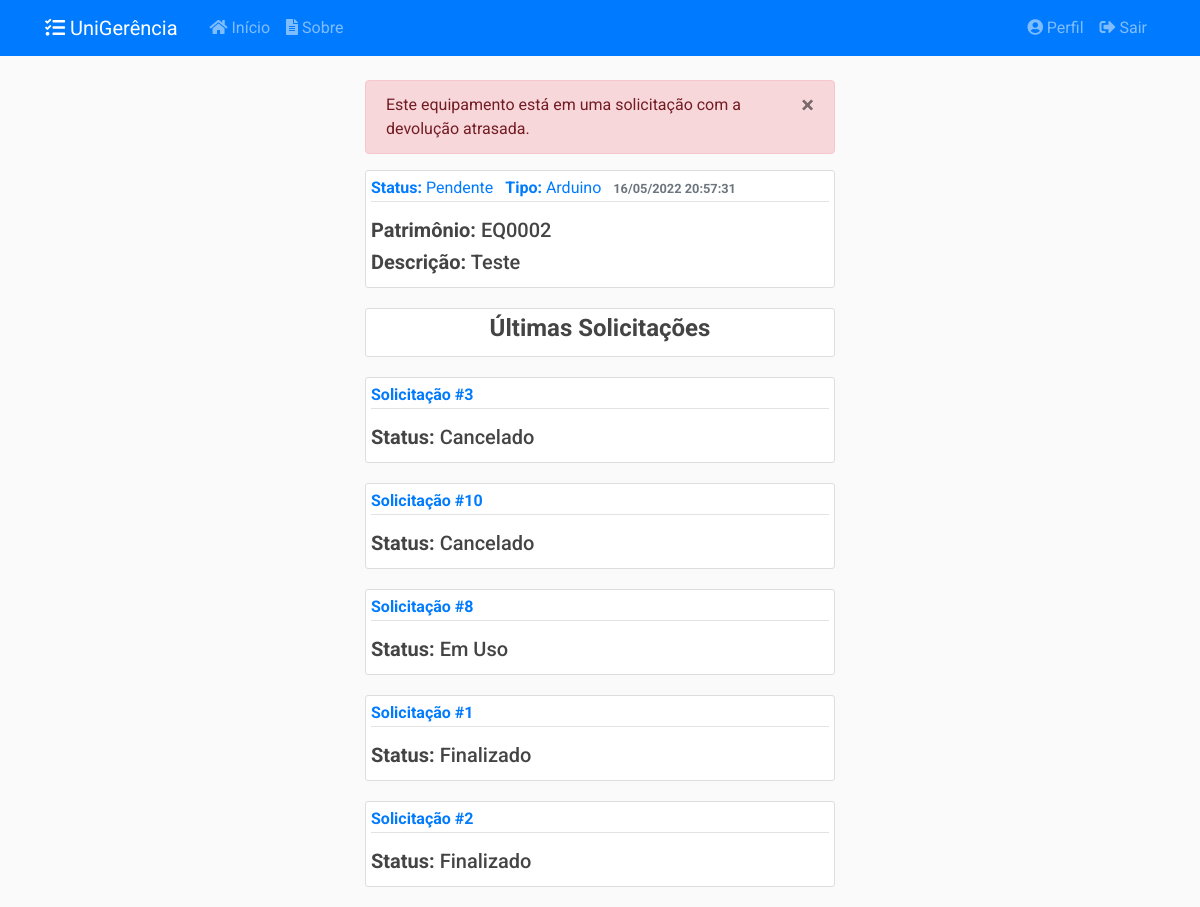
Page /equipamentos/2 (signed in) on the earlier database version.
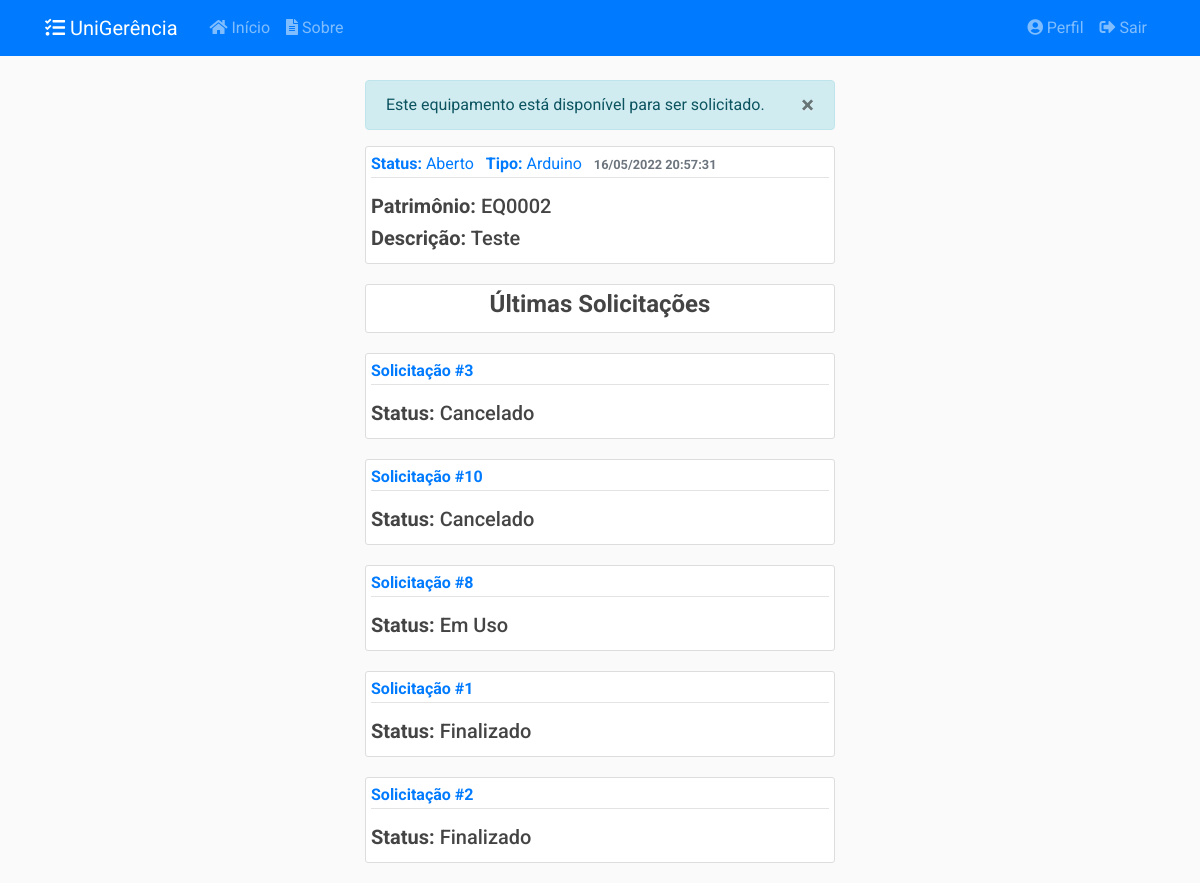
Same page on the later database version.
### app/models/equipamentos.py (models this page shows, shortened)
class Equipamento(db.Model):
    __tablename__ = 'equipamentos'
    __table_args__ = {'extend_existing': True}
    id = db.Column(db.Integer, primary_key=True)
    patrimonio = db.Column(db.String(20), unique=True, nullable=False)
    descricao = db.Column(db.String(50), nullable=False)
    data_cadastro = db.Column(db.DateTime, nullable=False,
                              default=datetime.now().astimezone(fuso_horario))
    data_atualizacao = db.Column(db.DateTime, nullable=True)
    status = db.Column(db.Enum(Status), default=Status.ABERTO.name)
    motivo_indisponibilidade = db.Column(db.Text, nullable=True)
    ativo = db.Column(db.Boolean, nullable=False, default=True)
    tipo_eqp_id = db.Column(db.Integer, db.ForeignKey('tipos_equipamento.id'),
                            nullable=False)
    tipo_eqp = db.relationship('TipoEquipamento', back_populates='equipamentos')
    solicitacoes = db.relationship('SolicitacaoEquipamento', secondary=solicitacao_e,
                                   back_populates='equipamentos')
    relatorios = db.relationship('RelatorioEquipamento', back_populates='equipamento')
    def recupera_id(eqp_id):
        return Equipamento.query.filter_by(id=eqp_id).filter_by(ativo=True).first_or_404()
    def __repr__(self):
        return f"{self.patrimonio} - {self.descricao}"

### app/controllers/equipamentos.py (the view)
@equipamentos.route("/<int:eqp_id>")
@login_required
@admin_required
def equipamento(eqp_id):
    equipamento = Equipamento.recupera_id(eqp_id)
    solicitacoes = Solicitacao.recupera_ultimas_eqp(equipamento, 5)
    return render_template('equipamentos/equipamento.html',
                           title=equipamento, equipamento=equipamento,
                           solicitacoes=solicitacoes)

### app/models/solicitacoes.py (called while the page is built)
    def recupera_ultimas_eqp(equipamento, limite):
        return Solicitacao.query.filter(
            SolicitacaoEquipamento.equipamentos.contains(equipamento)).filter_by(
            ativo=True).order_by(SolicitacaoEquipamento.id.desc()).limit(limite)

### app/models/usuarios.py (called while the page is built)
@login_manager.user_loader
def load_user(user_id):
    return Usuario.query.get(int(user_id))

def admin_required(f):
    @wraps(f)
    def wrap(*args, **kwargs):
        if Usuario.verifica_admin(current_user):
            return f(*args, **kwargs)
        else:
            flash('Você não tem autorização para acessar esta página.', 'danger')
        return redirect(url_for('principal.inicio'))
    return wrap

    @staticmethod
    def verifica_admin(self):
        if self.tipo.name == 'ADMIN':
            return True
        else:
            return False

### app/templates/equipamentos/equipamento.html (shortened to what this page needs)
{% extends "layout.html" %}
{% block conteudo %}
{% if equipamento.status.name != 'PENDENTE' %}
<div class="alert alert-info" role="alert" id="alert-message">
    <button type="button" class="close" data-dismiss="alert">
    <span>&times;</span>
    </button>
    {% if equipamento.status.name == 'ABERTO' %}
    Este equipamento está disponível para ser solicitado.
    {% elif equipamento.status.name == 'EMUSO' %}
    Este equipamento está em uso.
    {% elif equipamento.status.name == 'DESABILITADO' or equipamento.status.name == 'EMMANUTENCAO' %}
    Este equipamento está indisponível para ser solicitado.
    {% endif %}
</div>
{% else %}
<div class="alert alert-danger" role="alert" id="alert-message">
    <button type="button" class="close" data-dismiss="alert">
    <span>&times;</span>
    </button>
    Este equipamento está em uma solicitação com a devolução atrasada.
</div>
{% endif %}
<article class="media content-section">
    <div class="media-body">
        <div class="article-metadata mb-3">
            <a class="mr-2" href="#"><strong>Status:</strong> {{ equipamento.status.value }}</a>
            <a class="mr-2" href="#"><strong>Tipo:</strong> {{ equipamento.tipo_eqp.nome }}</a>
            <small class="text-muted"><strong>{{ equipamento.data_cadastro.strftime('%d/%m/%Y %H:%M:%S') }}</strong></small>
        </div>
        <h5 class="article-title"><strong>Patrimônio:</strong> {{ equipamento.patrimonio }}</h5>
        <h5 class="article-content"><strong>Descrição:</strong> {{ equipamento.descricao }}</h5>
    </div>
</article>
<article class="media content-section">
    <div class="media-body">
        <h4 class="article-content text-center"><strong>Últimas Solicitações</strong></h4>
    </div>
</article>
{% for solicitacao in solicitacoes %}
<article class="media content-section">
    <div class="media-body">
        <div class="article-metadata mb-3">
            <a class="mr-2" href="{{ url_for('solicitacoes.solicitacao', solicitacao_id=solicitacao.id )}}"><strong>Solicitação #{{ solicitacao.id }}</strong></a>
        </div>
        <h5 class="article-content"><strong>Status:</strong> {{ solicitacao.status.value }}</h5>
    </div>
</article>
{% endfor %}
{% endblock conteudo %}

Differences in the rows shown:
changed Equipamento "EQ0002": status "PENDENTE" → "ABERTO" (drawn); status.value "Pendente" → "Aberto"
Other differences:
text no longer shown: "Este equipamento está em uma solicitação com a devolução atrasada."
text now shown: "Este equipamento está disponível para ser solicitado."
